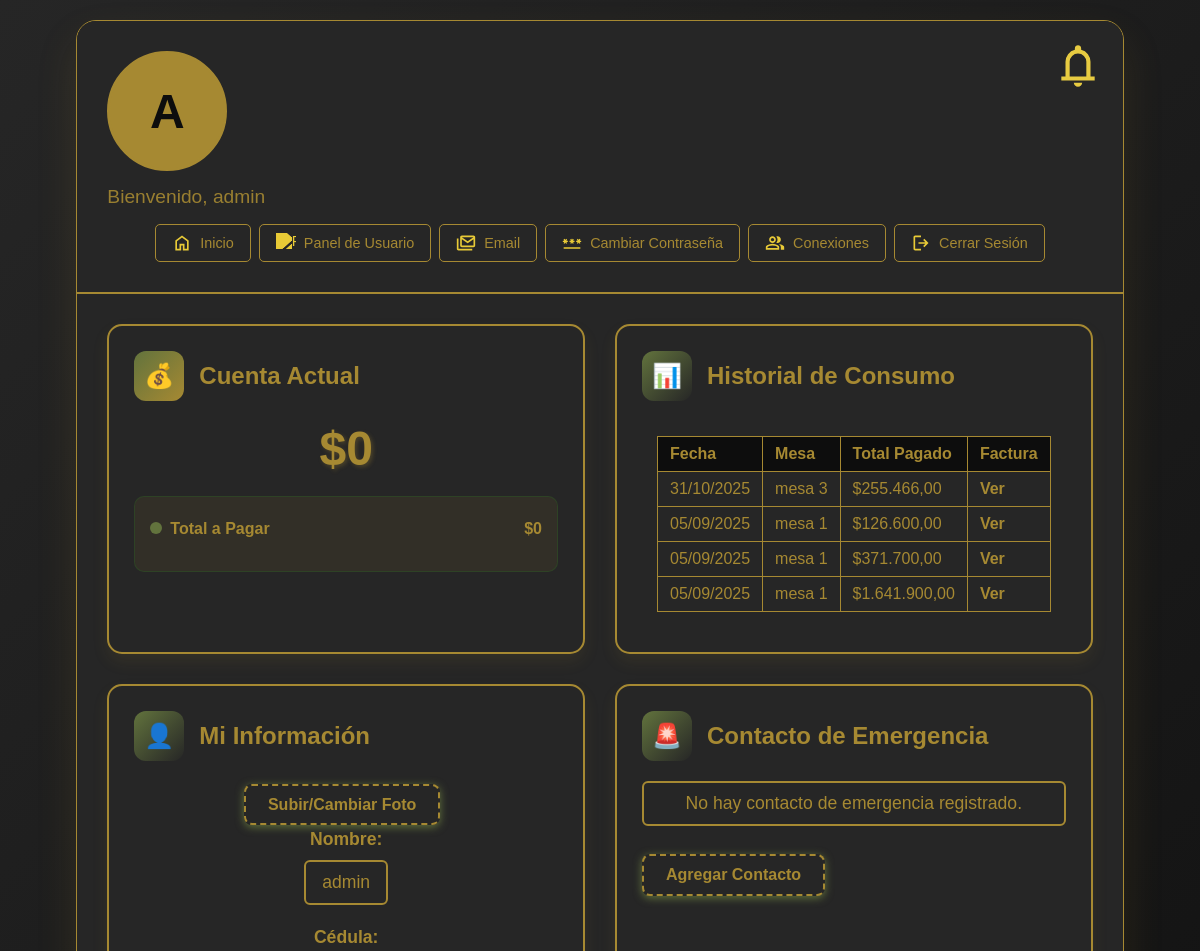
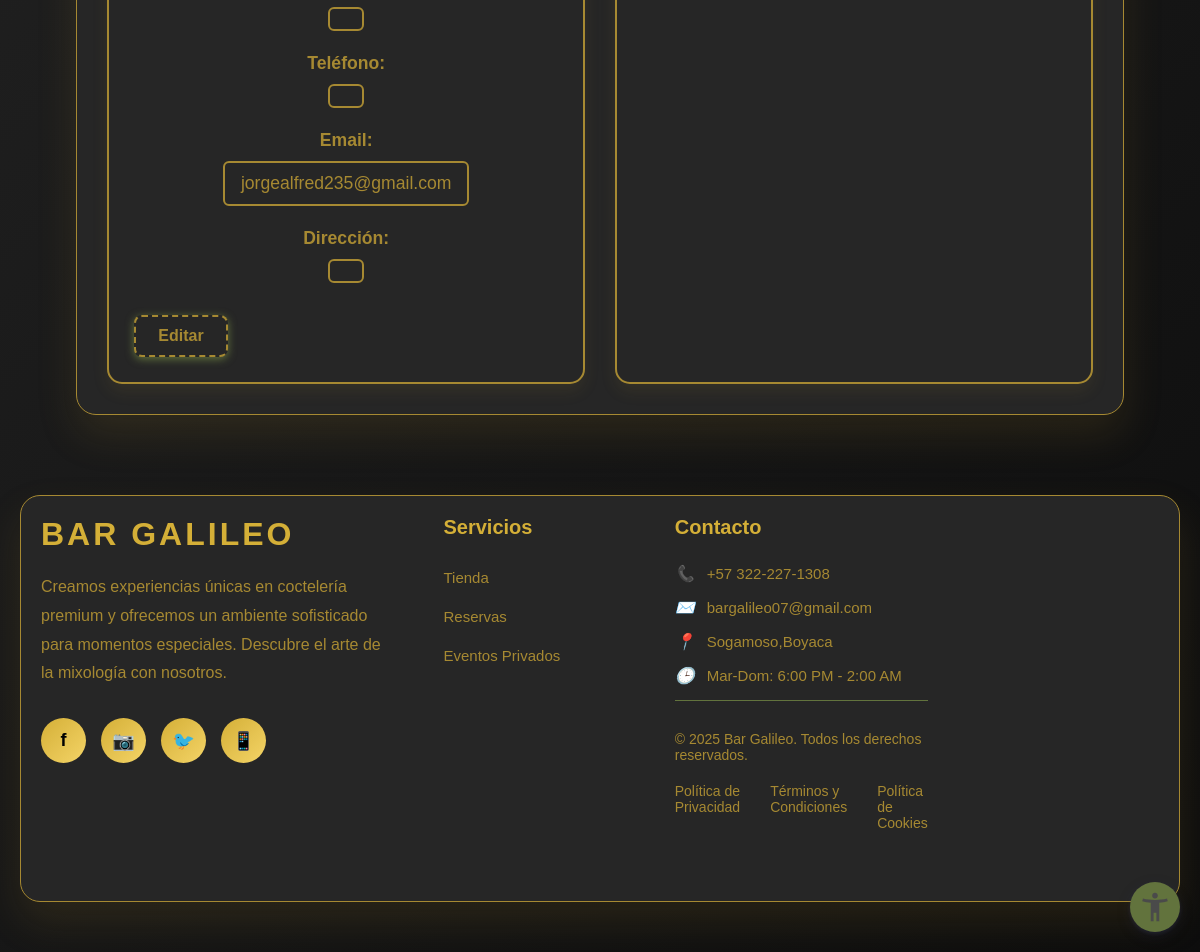
The page /panel/ (signed in) on the database its author committed (2 pictures, top to bottom).
### users/models.py (models this page shows)
class PerfilUsuario(models.Model):
    user = models.OneToOneField(User, on_delete=models.CASCADE)
    nombre = models.CharField(max_length=100, blank=True)
    cedula = models.CharField(max_length=20, blank=True)
    telefono = models.CharField(max_length=20, blank=True)
    direccion = models.CharField(max_length=200, blank=True)
    avatar = models.ImageField(upload_to='img/avatar/', null=True, blank=True)

### tables/models.py (models this page shows, shortened)
class Pedido(models.Model):
    ESTADO_CHOICES = [
        ('en_proceso', 'En Proceso'),
        ('facturado', 'Facturado'),
        ('cancelado', 'Cancelado'),
    ]
    mesa = models.ForeignKey(Mesa, on_delete=models.SET_NULL, related_name='pedidos', null=True, blank=True)
    usuarios = models.ManyToManyField(User, related_name='pedidos_asociados', blank=True)
    fecha_creacion = models.DateTimeField(auto_now_add=True)
    fecha_actualizacion = models.DateTimeField(auto_now=True)
    estado = models.CharField(max_length=20, choices=ESTADO_CHOICES, default='en_proceso')
    def total(self):
        return sum(item.subtotal() for item in self.items.all())

class Mesa(models.Model):
    ESTADO_CHOICES = [
        ('disponible', 'Disponible'),
        ('ocupada', 'Ocupada'),
        ('reservada', 'Reservada'),
        ('fuera de servicio', 'Fuera de servicio'),
    ]
    nombre = models.CharField(max_length=50)
    descripcion = models.TextField(blank=True)
    estado = models.CharField(max_length=20, choices=ESTADO_CHOICES, default='disponible')

class PedidoItem(models.Model):
    pedido = models.ForeignKey(Pedido, on_delete=models.CASCADE, related_name='items')
    producto = models.ForeignKey(Producto, on_delete=models.PROTECT)
    cantidad = models.PositiveIntegerField(default=1)
    precio_unitario = models.DecimalField(max_digits=10, decimal_places=2, default=0)
    def subtotal(self):
        return self.cantidad * self.precio_unitario

### users/views.py (the view, shortened to what this page needs)
# urls.py: path('panel/', views.panel_usuario, name='panel_usuario'),
@login_required
def panel_usuario(request):
    perfil = get_perfil(request.user)
    emergencia = Emergencia.objects.filter(perfil=perfil).first()
    historial_objs = HistorialMensual.objects.filter(perfil=perfil)
    historial_mensual = {}
    for obj in historial_objs:
        historial_mensual[obj.mes] = {
            'mes': obj.mes,
            'total': obj.total,
            'barras': obj.barras or []
        }
    pedidos_facturados = Pedido.objects.filter(
        usuarios=request.user,
        estado='facturado'
    ).select_related('mesa', 'factura').order_by('-fecha_actualizacion')
    pedido_actual = Pedido.objects.filter(
        usuarios=request.user,
        estado='en_proceso'
    ).select_related('mesa').prefetch_related('items__producto').first()
    cuenta_actual_data = {
        'total': 0,
        'items': []
    }
    if pedido_actual:
        cuenta_actual_data['total'] = pedido_actual.total()
        cuenta_actual_data['items'] = [{
            'nombre': item.producto.nombre,
            'precio': item.subtotal()
        } for item in pedido_actual.items.all()]
    datos = {
        'nombre': perfil.nombre,
        'cedula': perfil.cedula,
        'telefono': perfil.telefono,
        'email': request.user.email,
        'direccion': perfil.direccion,
        'avatar_url': perfil.avatar.url if perfil.avatar else None,
        'emergencia': {
            'nombre': emergencia.nombre if emergencia else '',
            'relacion': emergencia.relacion if emergencia else '',
            'telefono': emergencia.telefono if emergencia else '',
            'telefono_alt': emergencia.telefono_alt if emergencia else '',
            'sangre': emergencia.sangre if emergencia else '',
            'alergias': emergencia.alergias if emergencia else '',
        },
        'historial_mensual': historial_mensual,
        'pedidos_facturados': pedidos_facturados,
        'cuenta_actual': cuenta_actual_data
    }
    return render(request, 'users/panel de usuario.html', {'datos': datos})

### users/views.py (called while the page is built)
def get_perfil(user):
    perfil, _ = PerfilUsuario.objects.get_or_create(user=user)
    return perfil

### users/templates/users/panel de usuario.html (shortened to what this page needs)
{% load humanize %}
{% load format_tags %}
{% load static %}
<!DOCTYPE html>
<html lang="es">
<head>
    <link rel="stylesheet" href="{% static 'css/main/users/panel_usuario.css' %}">
    <link rel="stylesheet" href="{% static 'css/_components/notifications.css' %}">
</head>
<body>
    <div class="container dashboard-container">
      <div class="header">
        <div class="avatar-container">
            {% if datos.avatar_url %}
                <img src="{{ datos.avatar_url }}" alt="Avatar" class="profile-avatar">
            {% else %}
                <div class="default-avatar">{{ request.user.username|slice:":1"|upper }}</div>
            {% endif %}
        </div>
        <p> Bienvenido, {{ datos.nombre }}</p>
        <div class="notification-icon" id="notification-icon">
            <span id="icono-notification"> <img width="50px" src="{% static 'img/icons/notifications.svg' %}" alt=""> </span>
        </div>
        <nav class="user-navigation">
          <a href="{% url 'core:index' %}" class="menu-btn">
            <img src="{% static 'img/icons/home.svg' %}" alt="Inicio">Inicio
          </a>
            <a href="{% url 'users:panel_usuario' %}" class="menu-btn">
            <img src="{% static 'img/icons/group.svg' %}" alt="Panel">Panel de Usuario
          </a>
          <a href="{% url 'account_email' %}" class="menu-btn">
            <img src="{% static 'img/icons/email.svg' %}" alt="Email">Email
          </a>
          <a href="{% url 'account_change_password' %}" class="menu-btn">
            <img src="{% static 'img/icons/password.svg' %}" alt="Contraseña">Cambiar Contraseña
          </a>
          <a href="{% url 'socialaccount_connections' %}" class="menu-btn">
            <img src="{% static 'img/icons/accounts.svg' %}" alt="Cuentas">Conexiones
          </a>
          <a href="{% url 'account_logout' %}" class="menu-btn">
            <img src="{% static 'img/icons/logout.svg' %}" alt="Salir">Cerrar Sesión
          </a>
        </nav>
      </div>
      <div class="dashboard">
        <div class="card">
          <div class="card-header">
            <div class="card-icon current-bill">💰</div>
            <div class="card-title">Cuenta Actual</div>
          </div>
          <div class="bill-amount">${{ datos.cuenta_actual.total|intcomma }}</div>
          <div class="bill-details">
            <div class="bill-item">
              <span><span class="status-indicator"></span>Total a Pagar</span>
              <span>${{ datos.cuenta_actual.total|intcomma }}</span>
            </div>
          </div>
        </div>
        <div class="card">
          <div class="card-header">
            <div class="card-icon monthly-history">📊</div>
            <div class="card-title">Historial de Consumo</div>
          </div>
          <div class="history-table-container">
            <table class="history-table">
              <thead>
                <tr>
                  <th>Fecha</th>
                  <th>Mesa</th>
                  <th>Total Pagado</th>
                  <th>Factura</th>
                </tr>
              </thead>
              <tbody>
                {% for pedido in datos.pedidos_facturados %}
                <tr>
                  <td>{{ pedido.fecha_actualizacion|date:"d/m/Y" }}</td>
                  <td>{{ pedido.mesa.nombre|default:"N/A" }}</td>
                  <td>${{ pedido.total|intcomma }}</td>
                  <td>
                    {% if pedido.factura %}
                    <a href="{% url 'tables:ver_factura' pedido.factura.id %}" class="btn-factura">Ver</a>
                    {% else %}
                    <span>N/A</span>
                    {% endif %}
                  </td>
                </tr>
                {% empty %}
                <tr>
                  <td colspan="4" class="text-center">No hay historial de consumo todavía.</td>
                </tr>
                {% endfor %}
              </tbody>
            </table>
          </div>
        </div>
        <div class="card">
          <div class="card-header">
            <div class="card-icon user-info">👤</div>
            <div class="card-title">Mi Información</div>
          </div>
          <div class="avatar-management">
              <form method="post" enctype="multipart/form-data" action="{% url 'users:panel_usuario' %}">
                  <label for="avatar-upload" class="edit-btn">Subir/Cambiar Foto</label>
              </form>
          </div>
          <div id="info-display">
            <div class="form-field-col">
              <label class="form-label">Nombre:</label>
              <div class="info-input text-left">{{ datos.nombre }}</div>
            </div>
            <div class="form-field-col">
              <label class="form-label">Cédula:</label>
              <div class="info-input text-left">{{ datos.cedula }}</div>
            </div>
            <div class="form-field-col">
              <label class="form-label">Teléfono:</label>
                  <div class="info-input text-left"></div>
            </div>
            <div class="form-field-col">
              <label class="form-label">Email:</label>
              <div class="info-input text-left">{{ datos.email }}</div>
            </div>
            <div class="form-field-col">
              <label class="form-label">Dirección:</label>
              <div class="info-input text-left">{{ datos.direccion }}</div>
            </div>
            <button type="button" class="edit-btn" onclick="toggleInfoForm(true)">Editar</button>
          </div>
        </div>
        <div class="card">
          <div class="card-header">
            <div class="card-icon emergency-contact">🚨</div>
            <div class="card-title">Contacto de Emergencia</div>
          </div>
          <div id="emergencia-display">
            {% if datos.emergencia.nombre or datos.emergencia.telefono %}
              <div class="form-field-col">
                <label class="form-label">Nombre:</label>
                <div class="info-input text-left">{{ datos.emergencia.nombre }}</div>
              </div>
              <div class="form-field-col">
                <label class="form-label">Relación:</label>
                <div class="info-input text-left">{{ datos.emergencia.relacion }}</div>
              </div>
              <div class="form-field-col">
                <label class="form-label">Teléfono:</label>
                    <div class="info-input text-left">{% if datos.emergencia.telefono %}{% if datos.emergencia.telefono|slice:":3" == '+57' %}+57 {{ datos.emergencia.telefono|slice:"3:" }}{% else %}+57 {{ datos.emergencia.telefono }}{% endif %}{% else %}{{ datos.emergencia.telefono }}{% endif %}</div>
              </div>
              <div class="form-field-col">
                <label class="form-label">Teléfono Alternativo:</label>
                    <div class="info-input text-left">{% if datos.emergencia.telefono_alt %}{% if datos.emergencia.telefono_alt|slice:":3" == '+57' %}+57 {{ datos.emergencia.telefono_alt|slice:"3:" }}{% else %}+57 {{ datos.emergencia.telefono_alt }}{% endif %}{% else %}{{ datos.emergencia.telefono_alt }}{% endif %}</div>
              </div>
              <div class="form-field-col">
                <label class="form-label">Tipo de Sangre:</label>
                <div class="info-input text-left">{{ datos.emergencia.sangre }}</div>
              </div>
              <div class="form-field-col">
                <label class="form-label">Alergias:</label>
                <div class="info-input text-left">{{ datos.emergencia.alergias }}</div>
              </div>
              <button type="button" class="edit-btn" onclick="toggleEmergenciaForm(true)">Editar</button>
            {% else %}
              <div class="info-input text-center empty-message">No hay contacto de emergencia registrado.</div>
              <button type="button" class="edit-btn" onclick="toggleEmergenciaForm(true)">Agregar Contacto</button>
            {% endif %}
          </div>
        </div>
      </div>
    </div>
<footer class="footer" id="contact">
        <div class="container">
            <div class="footer-content">
                <div class="footer-brand">
                    <h3>BAR GALILEO</h3>
                    <p>Creamos experiencias únicas en coctelería premium y ofrecemos un ambiente sofisticado para
                        momentos especiales. Descubre el arte de la mixología con nosotros.</p>
                    <div class="social-icons">
                        <a href="https://facebook.com/bargalileo" class="social-icon" target="_blank" rel="noopener">
                            <span>f</span>
                        </a>
                        <a href="https://instagram.com/bargalileo" class="social-icon" target="_blank" rel="noopener">
                            <span>📷</span>
                        </a>
                        <a href="https://twitter.com/bargalileo" class="social-icon" target="_blank" rel="noopener">
                            <span>🐦</span>
                        </a>
                        <a href="https://wa.me/525512345678" class="social-icon" target="_blank" rel="noopener">
                            <span>📱</span>
                        </a>
                    </div>
                </div>
                <div class="footer-section">
                    <h4>Servicios</h4>
                    <ul>
                        <li><a href="{% url 'core:store' %}">Tienda</a></li>
                        <li><a href="{% url 'core:index' %}#reservas-section">Reservas</a></li>
                        <li><a href="{% url 'core:index' %}#cocktails-section">Eventos Privados</a></li>
                    </ul>
                </div>
                <div class="footer-section">
                    <h4>Contacto</h4>
                    <div class="contact-info">
                        <div class="contact-item">
                            <i>📞</i>
                            <a href="tel:+322-227-1308">+57 322-227-1308</a>
                        </div>
                        <div class="contact-item">
                            <i>✉️</i>
                            <a href="mailto:bargalileo07@gmail.com">bargalileo07@gmail.com</a>
                        </div>
                        <div class="contact-item">
                            <i>📍</i>
                            <span>Sogamoso,Boyaca</span>
                        </div>
                        <div class="contact-item">
                            <i>🕒</i>
                            <span>Mar-Dom: 6:00 PM - 2:00 AM</span>
                        </div>
                    </div>
                    <div class="footer-bottom">
                        <div class="footer-bottom-left">
                            <p>&copy; 2025 Bar Galileo. Todos los derechos reservados.</p>
                        </div>
                        <div class="footer-bottom-right">
                            <a href="#privacy">Política de Privacidad</a>
                            <a href="#terms">Términos y Condiciones</a>
                            <a href="#cookies">Política de Cookies</a>
                        </div>
                    </div>
                </div>
            </div>
        </div>
    </footer>
</body>
</html>

### static/css/_components/notifications.css (style rules this page uses)
.notification-icon { position: absolute; }
#icono-notification { font-size: 3rem; }
.notification-icon { position: absolute; cursor: pointer; display: inline-block; right: 20px; top: 14px; }

### static/css/_variables/_colors.css (style rules this page uses)
:root { --color-primary: #7d9250; --color-secondary: #4a4a4a; --color-dark: #a6502a; --color-light: #e5e5e5; --color-accent: #ffffff; --color-gray: #b1b1b1; --color-shadow: #c3d1a3; }
[data-theme="dark"] { --color-primary: #62733d; --color-secondary: #a68932; --color-dark: #bf452a; --color-light: #262626; --color-accent: #0d0d0d; --color-gray: #a68932; --color-shadow: #62733d; }

### rows shown on the page
PerfilUsuario: nombre "admin"
Pedido: fecha_actualizacion "31/10/2025", mesa.nombre "mesa 3", total "255.466,00", shows "Ver"
Pedido: fecha_actualizacion "05/09/2025", mesa.nombre "mesa 1", total "126.600,00", shows "Ver"
Pedido: fecha_actualizacion "05/09/2025", mesa.nombre "mesa 1", total "371.700,00", shows "Ver"
Pedido: fecha_actualizacion "05/09/2025", mesa.nombre "mesa 1", total "1.641.900,00", shows "Ver"

### other values the page prints
{{ request.user.username|slice:":1"|upper }} "A"
{{ datos.cuenta_actual.total|intcomma }} "0"
{{ datos.email }} "jorgealfred235@gmail.com"
